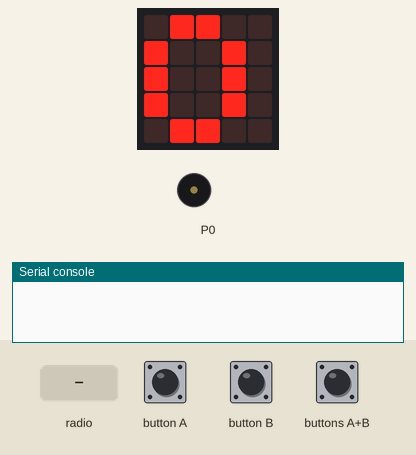
A program run on a simulated BBC micro:bit running MicroPython. On the bench: the board's 5×5 LED display, buzzer (waves = sounding), the last lines printed to the serial console. The inputs (shaded band) are chosen by the test bench. Random numbers come from a fixed seed; no radio messages arrive unless stated (any console line starting 'radio sent:' is added by the test bench).

Above: at 1.2 s.
1.3 s: buttons A+B pressed for 0.15 s
At 1.46 s:
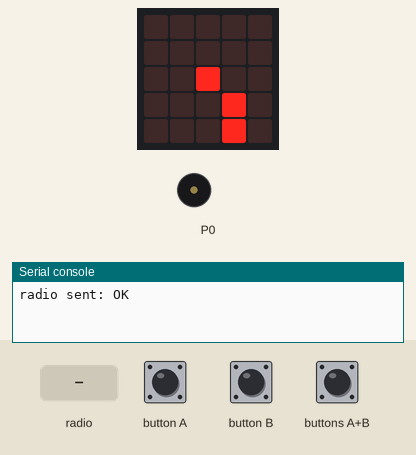
2.0 s: radio message "OK" arrives
At 3.1 s:
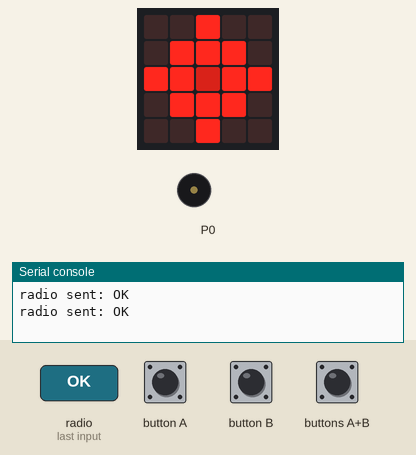
3.5 s: button A pressed for 1 s
At 5.2 s:
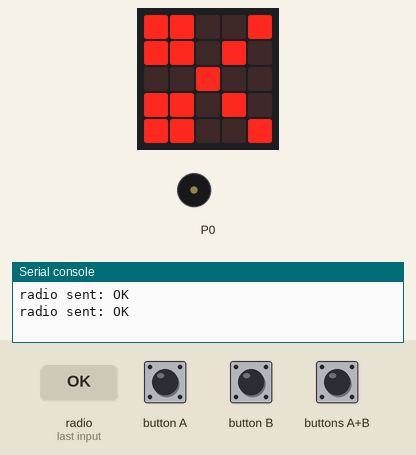
6.0 s: buttons A+B pressed for 1 s
At 6.24 s:
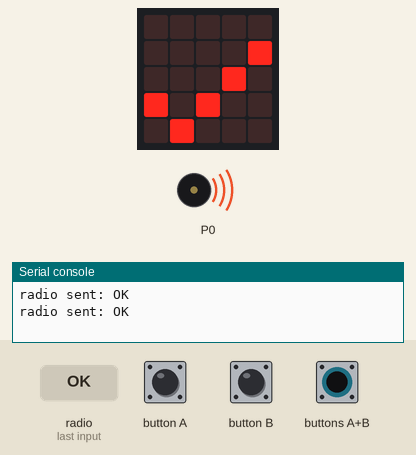
Timing chart, 0 to 8.6 s (numbered marks = the images above; inputs shaded):
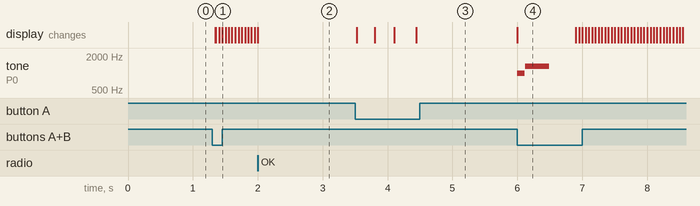

Measured:
- after the input at 1.3 s, the display: first changes at once (image 1 shows a later state)
- after the input at 3.5 s, the display: changes at once (image 3)
- after the input at 6.0 s, tone on P0: silent → 988 Hz at once, → silent 0.12 s later, → 1319 Hz 0.01 s later, → silent 0.36 s later; the display: changes at once (image 4)
- what the display in image 4 shows lasts 0.9 s, from 6.0 s to 6.9 s

The program:

main.py
```python
from microbit import *
import music
import radio


rps_images = {
    0: Image("00900:"
             "09990:"
             "99599:"
             "09990:"
             "00900"
             ),
    1: Image("99900:"
             "90090:"
             "90009:"
             "90009:"
             "99999"
             ),
    2: Image("99009:"
             "99090:"
             "00900:"
             "99090:"
             "99009"
             ),
    "restart": Image(
             "09990:"
             "00009:"
             "99909:"
             "99009:"
             "90990"
             ),
}


def connect_to(nb):
    """Se connecter à l'autre joueur"""
    radio.config(group=nb)
    radio.on()  # Démarre la communication
    radio.send("OK")  # Prévient que c'est Ok
    # Attends l'autre joueur
    waiting_status(50, radio.receive, lambda msg: msg is None and msg != "OK")
    radio.send("OK")  # Renvoie un message


def select(c, show_func, *, allow_hold=False, hold_speed=200, on_change_func=None):
    """Choisi un élément parmis une liste
        Renvoie l'index choisi."""
    li = 0  # Index choisi
    max_index = len(c) - 1  # Taille de la liste

    pressed, added, times = [True, True], [0, 0], [-1, -1]
    time_diff = lambda t1, t2: abs(t1 - t2)

    def testfor(index, nb, l):
        """Test si un bouton est appuyé"""
        valid_press = time_diff(times[0], times[1]) > 20 and running_time() - times[index] > 20
        if pressed[index] and valid_press:
            # Si le bouton est appuyé mais que l'autre ne l'est pas
            diff = running_time() - times[index]
            if diff // hold_speed >= added[index]:
                # Si le bouton est resté enfoncé on continue d'ajouté
                if allow_hold or added[index] == 0:
                    nb = l(nb)  # On ajoute ou diminue (l est une lambda)
                    if on_change_func is not None:
                        on_change_func()
                added[index] += 1
        return nb  # On revoie le nouveau nombre

    while any(pressed):  # On attends que tous les boutons soit lâchés
        pressed = [button_a.is_pressed(), button_b.is_pressed()]

    is_valid = False
    while not is_valid:  # Temps que non choisis
        pressed = [button_a.is_pressed(), button_b.is_pressed()]
        for i in range(2):
            if pressed[i] and times[i] < 0:
                # Si les boutons sont pressés on garde la "date" actuelle
                times[i] = running_time()
            elif not pressed[i]:
                # Sinon on indique qu'il n'est pas pressé
                times[i] = -1
                added[i] = 0

        if all(pressed):  # Si tous les boutons sont appuyés
            if time_diff(times[0], times[1]) <= 20:  # Et qu'ils ont été pressés en même temps
                is_valid = True  # On choisit ce temps
            added = [1000000, 1000000]
        else:  # Sinon on incrémente / diminue le timer
            li = testfor(0, li, lambda x: x - 1)
            li = testfor(1, li, lambda x: x + 1)

        if li > max_index: li = 0  # On garde la valeur
        if li < 0: li = max_index  # entre 0 et 9

        display.show(show_func(li))  # On montre

    return li


def select_canal():
    """Permet de sélectionner un joueur
    Les deux joueurs prennent le même"""
    lst = [0, 1, 2, 3, 4, 5, 6, 7, 8, 9]
    return select(lst, lambda i: lst[i],
                  allow_hold=True)


def choice():
    """Fonction pour choisir
    pierre feuille ou ciseaux"""
    playsound = lambda: music.pitch(988,1)
    choice_rps = select(
                    [0, 1, 2],
                    lambda i: rps_images[i],
                    on_change_func=playsound,
                    allow_hold=True,
                    hold_speed=300
                 )

    display.show(Image.YES)
    music.play(music.BA_DING)
    sleep(400)
    return choice_rps

    while True:
        if button_b.is_pressed() and button_a.is_pressed():

            break
        if button_b.is_pressed() and choice_rps < 2:
            choice_rps += 1
            music.pitch(988,1)
        elif button_a.is_pressed() and choice_rps > 0:
            choice_rps -= 1

        display.show(rps_images[choice_rps])
        sleep(150)
    return choice_rps


def wait_ec():
    """Renvoie le choix de
    l'ennemi s'il y en a un"""
    r = radio.receive()
    temp = -1
    if r is not None:
        r = r.split(":")
        if r[0] == "CHOICE":
            temp = int(r[1])
    return temp


def waiting_status(clock_speed, function, condition):
    """Affiche une aiguille qui tourne à la vitesse
    clock_speed. Elle fait appelle à la fonction donnée
    en paramètres afin de vérifier la condition. Lorsque
    la condition est validé la fonction se stop"""

    c = 0
    last_clock = running_time()
    temp = function()
    while condition(temp):
        temp = function()
        if running_time() + clock_speed > last_clock:
            last_clock += clock_speed
            c = (c + 1) % 12
            display.show(Image.ALL_CLOCKS[c])

    return temp


def define_winner(p, ep):
    """Défnini le gagnant et affiche le résultat"""
    display.scroll("...")
    display.show(rps_images[ep])
    sleep(1500)
    if p == ep:
        display.scroll("Egalite !")
    elif (p == 0 and ep == 2) or (p == 1 and ep == 0) or (p == 2 and ep == 1):
        display.scroll("Gagne !")
    else:
        display.scroll("Perdu !")


def rps():
    """Rock Paper Scissors"""
    # Choix du joueur
    picked = choice()

    # Envoie du choix
    radio.send("CHOICE:" + str(picked))
    # Récupère le choix de l'adversaire
    e_picked = waiting_status(50, wait_ec, lambda ec: ec < 0)
    # Annonce la victoire / défaite
    define_winner(picked, e_picked)

    # Recommence la partie (?)
    display.show(rps_images["restart"])
    restart = False
    while True:
        if button_a.is_pressed():
            restart = False
            break
        elif button_b.is_pressed():
            restart = True
            break

    return restart


def main():
    c = select_canal()
    connect_to(c)
    running = True
    while running:
        running = rps()


if __name__ == '__main__':
    while True:
        main()
```
